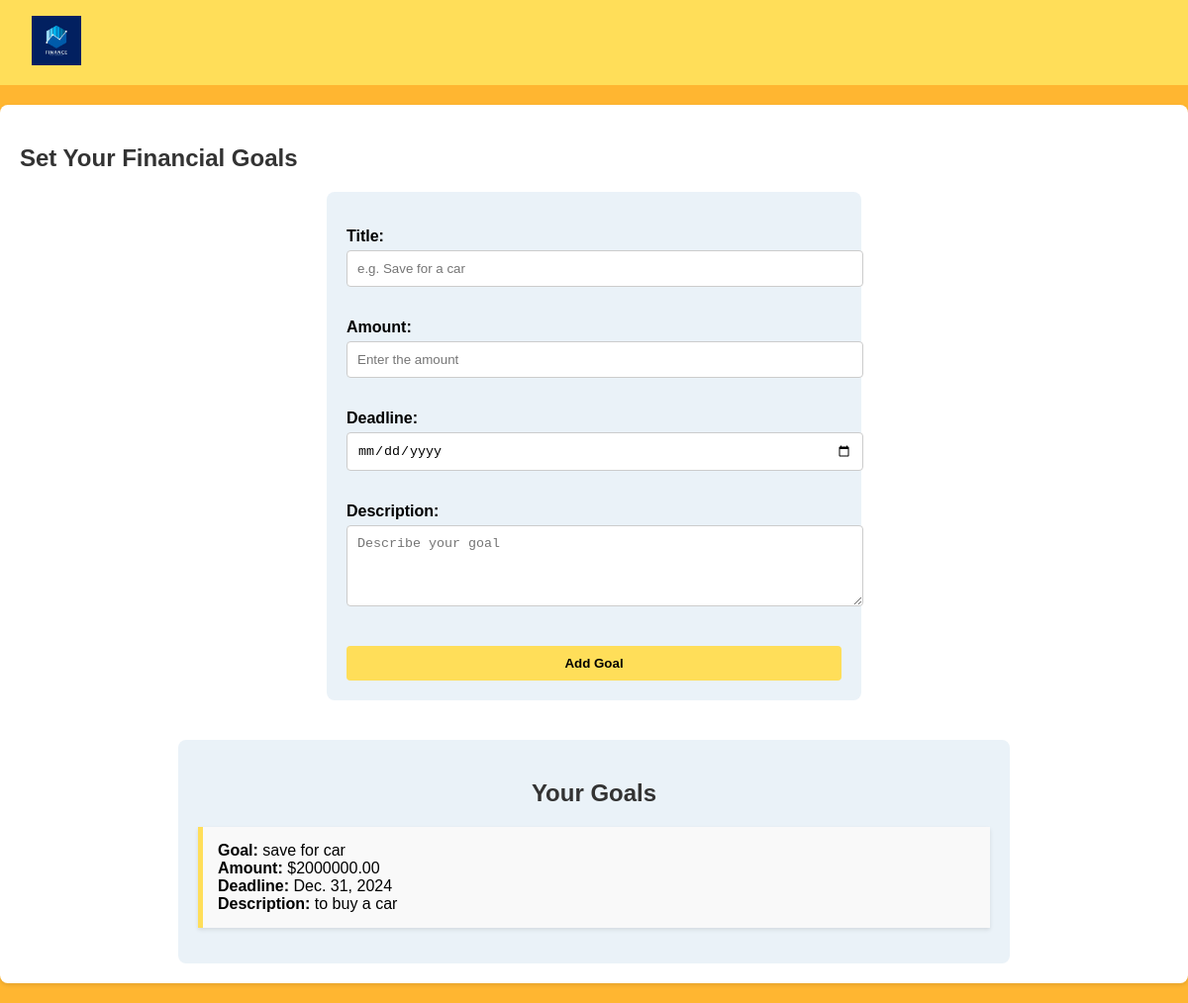
The page /finance/goal_list/ on the database its author committed.
### finance/models.py (models this page shows, shortened)
class Goal(models.Model):
    title = models.CharField(max_length=100)
    amount = models.DecimalField(max_digits=10, decimal_places=2)
    deadline = models.DateField()
    description = models.TextField(blank=True, null=True)

### finance/views.py (the view)
# urls.py: path('goal_list/', views.goal_list, name='goal_list'),
def goal_list(request):
    goals = Goal.objects.all()
    if request.method == "POST":
        form = GoalForm(request.POST)
        if form.is_valid():
            form.save()
            return redirect('finance:goal_list')
    else:
        form = GoalForm()
    return render(request, 'finance/goal_setting.html', {'form': form, 'goals': goals})

### finance/forms.py
class GoalForm(forms.ModelForm):
    class Meta:
        model = Goal
        fields = ['title', 'amount', 'deadline', 'description']
        widgets = {
            'title': forms.TextInput(attrs={'placeholder': 'e.g. Save for a car'}),
            'amount': forms.NumberInput(attrs={'placeholder': 'Enter the amount', 'min': 0}),
            'deadline': forms.DateInput(attrs={'type': 'date'}),
            'description': forms.Textarea(attrs={'rows': 4, 'placeholder': 'Describe your goal'})
        }

### templates/finance/goal_setting.html (shortened to what this page needs)
<!DOCTYPE html>
<html lang="en">
<head>
    {% load static %}
</head>
<body>
    <header>
        <div class="logo">
            <img src="{% static 'images/18.jpg' %}" alt="Logo">
        </div>
    </header>
    <main>
        <section class="goal-setting">
            <h2>Set Your Financial Goals</h2>
            <form class="goal-form" id="goalForm" method="post">
                {{ form.as_p }}
                <button type="submit">Add Goal</button>
            </form>
        </section>
        <section class="goal-list">
            <h2>Your Goals</h2>
            <ul id="goalList">
                {% for goal in goals %}
                <li>
                    <strong>Goal:</strong> {{ goal.title }} <br>
                    <strong>Amount:</strong> ${{ goal.amount }} <br>
                    <strong>Deadline:</strong> {{ goal.deadline }} <br>
                    <strong>Description:</strong> {{ goal.description }}
                </li>
                {% endfor %}
            </ul>
        </section>
    </main>
</body>
</html>

### templates/finance/goal_setting.html (style rules this page uses)
body { font-family: Arial, sans-serif; background-color: #ffB631; margin: 0; padding: 0; }
header { background-color: #ffde59; display: flex; justify-content: space-between; align-items: center; padding: 1rem 2rem; }
header .logo img { max-height: 50px; }
main { max-width: 1200px; margin: 20px auto; padding: 20px; background-color: #ffffff; border-radius: 8px; box-shadow: 0 2px 4px rgba(0, 0, 0, 0.1); }
h1, h2 { color: #333; }
section { margin-bottom: 40px; }
.goal-form { display: flex; flex-direction: column; max-width: 500px; margin: 0 auto; background-color: #eaf2f8; padding: 20px; border-radius: 8px; }
.goal-form label { margin-top: 10px; font-weight: bold; }
.goal-form input, .goal-form textarea { padding: 10px; margin-top: 5px; border: 1px solid #ccc; border-radius: 4px; width: 100%; }
.goal-form button { margin-top: 20px; padding: 10px; background-color: #ffde59; color: black; border: none; border-radius: 4px; cursor: pointer; width: 100%; font-weight: bold; }
.goal-list { margin-top: 40px; max-width: 800px; margin: 0 auto; padding: 20px; background-color: #eaf2f8; border-radius: 8px; }
.goal-list h2 { text-align: center; margin-bottom: 20px; }
.goal-list ul { list-style-type: none; padding: 0; }
.goal-list li { background-color: #f9f9f9; padding: 15px; margin-bottom: 10px; border-left: 5px solid #ffde59; box-shadow: 0 2px 4px rgba(0, 0, 0, 0.1); }

### rows shown on the page
Goal: title "save for car", amount "2000000.00", deadline "Dec. 31, 2024", description "to buy a car"
